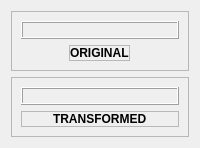
            <widget class="QWidget" name="obj_cls">
             <layout class="QVBoxLayout" name="verticalLayout_10">
              <item>
               <widget class="QFrame" name="frame_7">
                <property name="frameShape">
                 <enum>QFrame::StyledPanel</enum>
                </property>
                <property name="frameShadow">
                 <enum>QFrame::Raised</enum>
                </property>
                <layout class="QVBoxLayout" name="verticalLayout_11">
                 <item>
                  <widget class="QFrame" name="frame_10">
                   <property name="frameShape">
                    <enum>QFrame::Box</enum>
                   </property>
                   <property name="frameShadow">
                    <enum>QFrame::Raised</enum>
                   </property>
                   <layout class="QHBoxLayout" name="horizontalLayout_19">
                    <property name="spacing">
                     <number>0</number>
                    </property>
                    <property name="leftMargin">
                     <number>0</number>
                    </property>
                    <property name="topMargin">
                     <number>0</number>
                    </property>
                    <property name="rightMargin">
                     <number>0</number>
                    </property>
                    <property name="bottomMargin">
                     <number>0</number>
                    </property>
                    <item>
                     <widget class="QLabel" name="img_original_oc">
                      <property name="frameShape">
                       <enum>QFrame::NoFrame</enum>
                      </property>
                      <property name="lineWidth">
                       <number>1</number>
                      </property>
                      <property name="text">
                       <string/>
                      </property>
                      <property name="scaledContents">
                       <bool>true</bool>
                      </property>
                     </widget>
                    </item>
                   </layout>
                  </widget>
                 </item>
                 <item alignment="Qt::AlignHCenter">
                  <widget class="QFrame" name="frame_11">
                   <property name="maximumSize">
                    <size>
                     <width>16777215</width>
                     <height>25</height>
                    </size>
                   </property>
                   <property name="frameShape">
                    <enum>QFrame::StyledPanel</enum>
                   </property>
                   <property name="frameShadow">
                    <enum>QFrame::Raised</enum>
                   </property>
                   <layout class="QHBoxLayout" name="horizontalLayout_17">
                    <property name="spacing">
                     <number>0</number>
                    </property>
                    <property name="leftMargin">
                     <number>0</number>
                    </property>
                    <property name="topMargin">
                     <number>0</number>
                    </property>
                    <property name="rightMargin">
                     <number>0</number>
                    </property>
                    <property name="bottomMargin">
                     <number>0</number>
                    </property>
                    <item>
                     <widget class="QLabel" name="label_5">
                      <property name="font">
                       <font>
                        <family>Segoe UI</family>
                        <pointsize>9</pointsize>
                        <bold>true</bold>
                       </font>
                      </property>
                      <property name="text">
                       <string>ORIGINAL</string>
                      </property>
                     </widget>
                    </item>
                   </layout>
                  </widget>
                 </item>
                </layout>
               </widget>
              </item>
              <item>
               <widget class="QFrame" name="frame_8">
                <property name="frameShape">
                 <enum>QFrame::StyledPanel</enum>
                </property>
                <property name="frameShadow">
                 <enum>QFrame::Raised</enum>
                </property>
                <layout class="QVBoxLayout" name="verticalLayout_12">
                 <item>
                  <widget class="QFrame" name="frame_13">
                   <property name="frameShape">
                    <enum>QFrame::Box</enum>
                   </property>
                   <property name="frameShadow">
                    <enum>QFrame::Raised</enum>
                   </property>
                   <layout class="QHBoxLayout" name="horizontalLayout_20">
                    <property name="spacing">
                     <number>0</number>
                    </property>
                    <property name="leftMargin">
                     <number>0</number>
                    </property>
                    <property name="topMargin">
                     <number>0</number>
                    </property>
                    <property name="rightMargin">
                     <number>0</number>
                    </property>
                    <property name="bottomMargin">
                     <number>0</number>
                    </property>
                    <item>
                     <widget class="QLabel" name="img_result_oc">
                      <property name="text">
                       <string/>
                      </property>
                      <property name="scaledContents">
                       <bool>true</bool>
                      </property>
                     </widget>
                    </item>
                   </layout>
                  </widget>
                 </item>
                 <item>
                  <widget class="QFrame" name="frame_14">
                   <property name="maximumSize">
                    <size>
                     <width>16777215</width>
                     <height>25</height>
                    </size>
                   </property>
                   <property name="frameShape">
                    <enum>QFrame::StyledPanel</enum>
                   </property>
                   <property name="frameShadow">
                    <enum>QFrame::Raised</enum>
                   </property>
                   <layout class="QHBoxLayout" name="horizontalLayout_18">
                    <property name="spacing">
                     <number>0</number>
                    </property>
                    <property name="leftMargin">
                     <number>0</number>
                    </property>
                    <property name="topMargin">
                     <number>0</number>
                    </property>
                    <property name="rightMargin">
                     <number>0</number>
                    </property>
                    <property name="bottomMargin">
                     <number>0</number>
                    </property>
                    <item alignment="Qt::AlignHCenter">
                     <widget class="QLabel" name="label_7">
                      <property name="font">
                       <font>
                        <family>Segoe UI</family>
                        <pointsize>9</pointsize>
                        <bold>true</bold>
                       </font>
                      </property>
                      <property name="text">
                       <string>TRANSFORMED</string>
                      </property>
                     </widget>
                    </item>
                   </layout>
                  </widget>
                 </item>
                </layout>
               </widget>
              </item>
             </layout>
            </widget>
